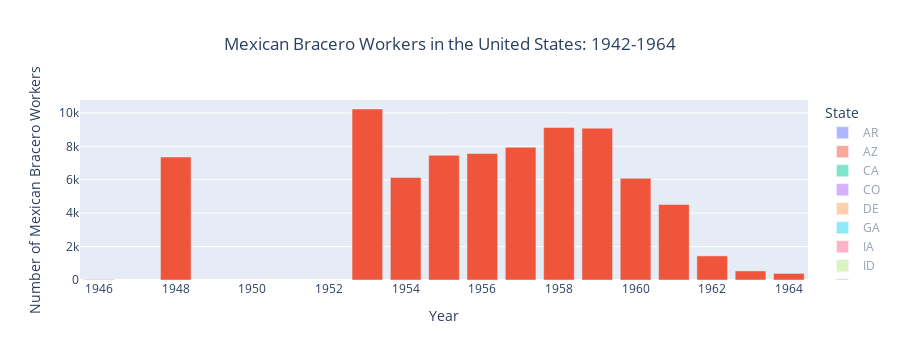

This figure's notebook cell:
### Markdown cell above
This drop before the end of the Bracero Program can even be seen when looking only at the number of contracted Bracero Workers. Like with seasonal workers, the decline in Bracero workers started in around 1960. This could therefore explain why there was not a sharp drop in seasonal workers at the end of the Bracero Program, as the decrease in labor supply may not have been as sudden as works like the Clemens study imply.

### Code cell
mexican_df = farmworkers_df[farmworkers_df['Mexican'].notna()]
mexican_df = mexican_df[mexican_df['Mexican'] > 0.0]
mexican_df = mexican_df[mexican_df['Year'] < 1965]
mexican_total = mexican_df.groupby(['State', 'Year'])['Mexican'].mean().reset_index()

bracerofig = px.bar(mexican_total, x='Year', y='Mexican', color='State', title='Mexican Bracero Workers in the United States: 1942-1964',
                   labels={'Mexican': 'Number of Mexican Bracero Workers'})
bracerofig.update_layout(title={'x':0.5, 'xanchor': 'center'})
bracerofig.show()

### Figure 1 — Plotly figure (JSON) as saved in the notebook; plotly's stock layout.template omitted (floating-point values rounded to 4 significant figures)
{"data": [{"alignmentgroup": "True", "hovertemplate": "State=AR<br>Year=%{x}<br>Number of Mexican Bracero Workers=%{y}<extra></extra>", "legendgroup": "AR", "marker": {"color": "#636efa", "pattern": {"shape": ""}}, "name": "AR", "offsetgroup": "AR", "orientation": "v", "showlegend": true, "textposition": "auto", "type": "bar", "visible": "legendonly", "x": [1951, 1952, 1953, 1954, 1955, 1956, 1957, 1958, 1959, 1960, 1961, 1962, 1963, 1964], "xaxis": "x", "y": [10950, 7823.0, 7084.0, 6071.0, 7804.0, 10730.0, 8229, 4834.0, 13680.0, 11000.0, 7742.0, 3330, 2756.0, 1509.0], "yaxis": "y"}, {"alignmentgroup": "True", "hovertemplate": "State=AZ<br>Year=%{x}<br>Number of Mexican Bracero Workers=%{y}<extra></extra>", "legendgroup": "AZ", "marker": {"color": "#EF553B", "pattern": {"shape": ""}}, "name": "AZ", "offsetgroup": "AZ", "orientation": "v", "showlegend": true, "textposition": "auto", "type": "bar", "visible": "legendonly", "x": [1943, 1944, 1945, 1946, 1947, 1948, 1949, 1950, 1951, 1952, 1953, 1954, 1955, 1956, 1957, 1958, 1959, 1960, 1961, 1962, 1963, 1964], "xaxis": "x", "y": [1293.0, 1208.0, 1672.0, 1281.0, 900.5, 187.2, 6200, 1225, 4208.0, 6658.0, 6082.0, 6576.0, 7055.0, 9256.0, 8850.0, 11660.0, 10470.0, 9118.0, 7295.0, 4938.0, 4296, 3730.0], "yaxis": "y"}, {"alignmentgroup": "True", "hovertemplate": "State=CA<br>Year=%{x}<br>Number of Mexican Bracero Workers=%{y}<extra></extra>", "legendgroup": "CA", "marker": {"color": "#00cc96", "pattern": {"shape": ""}}, "name": "CA", "offsetgroup": "CA", "orientation": "v", "showlegend": true, "textposition": "auto", "type": "bar", "visible": "legendonly", "x": [1943, 1944, 1945, 1946, 1947, 1948, 1949, 1950, 1951, 1952, 1953, 1954, 1955, 1956, 1957, 1958, 1959, 1960, 1961, 1962, 1963, 1964], "xaxis": "x", "y": [20180.0, 24250.0, 25930.0, 16750.0, 11410.0, 7783.0, 4858.0, 7475, 18600, 23010.0, 25260.0, 28830.0, 48325, 59840.0, 62050.0, 55780.0, 52830.0, 50780.0, 43270, 39880.0, 26690.0, 26770.0], "yaxis": "y"}, {"alignmentgroup": "True", "hovertemplate": "State=CO<br>Year=%{x}<br>Number of Mexican Bracero Workers=%{y}<extra></extra>", "legendgroup": "CO", "marker": {"color": "#ab63fa", "pattern": {"shape": ""}}, "name": "CO", "offsetgroup": "CO", "orientation": "v", "showlegend": true, "textposition": "auto", "type": "bar", "visible": "legendonly", "x": [1943, 1944, 1945, 1946, 1947, 1949, 1950, 1953, 1954, 1955, 1956, 1957, 1958, 1959, 1960, 1961, 1962, 1963, 1964], "xaxis": "x", "y": [578.9, 1449.0, 1114.0, 793.2, 518, 234, 812, 710.4, 659.2, 1200, 1784.0, 1924.0, 1762.0, 2167.0, 2232.0, 3033.0, 3192.0, 2811.0, 2625.0], "yaxis": "y"}, {"alignmentgroup": "True", "hovertemplate": "State=DE<br>Year=%{x}<br>Number of Mexican Bracero Workers=%{y}<extra></extra>", "legendgroup": "DE", "marker": {"color": "#FFA15A", "pattern": {"shape": ""}}, "name": "DE", "offsetgroup": "DE", "orientation": "v", "showlegend": true, "textposition": "auto", "type": "bar", "visible": "legendonly", "x": [1957], "xaxis": "x", "y": [115], "yaxis": "y"}, {"alignmentgroup": "True", "hovertemplate": "State=GA<br>Year=%{x}<br>Number of Mexican Bracero Workers=%{y}<extra></extra>", "legendgroup": "GA", "marker": {"color": "#19d3f3", "pattern": {"shape": ""}}, "name": "GA", "offsetgroup": "GA", "orientation": "v", "showlegend": true, "textposition": "auto", "type": "bar", "visible": "legendonly", "x": [1953, 1954, 1955, 1956, 1957, 1958, 1959, 1960, 1961], "xaxis": "x", "y": [1152, 212.5, 242.3, 646.7, 888, 439, 821, 644.5, 763.5], "yaxis": "y"}, {"alignmentgroup": "True", "hovertemplate": "State=IA<br>Year=%{x}<br>Number of Mexican Bracero Workers=%{y}<extra></extra>", "legendgroup": "IA", "marker": {"color": "#FF6692", "pattern": {"shape": ""}}, "name": "IA", "offsetgroup": "IA", "orientation": "v", "showlegend": true, "textposition": "auto", "type": "bar", "visible": "legendonly", "x": [1944, 1945, 1946, 1947, 1953, 1956, 1957, 1958, 1959, 1960, 1961, 1962], "xaxis": "x", "y": [329.2, 292.7, 423.4, 172.6, 40, 30.67, 32, 44, 48.33, 70.67, 193, 98.5], "yaxis": "y"}, {"alignmentgroup": "True", "hovertemplate": "State=ID<br>Year=%{x}<br>Number of Mexican Bracero Workers=%{y}<extra></extra>", "legendgroup": "ID", "marker": {"color": "#B6E880", "pattern": {"shape": ""}}, "name": "ID", "offsetgroup": "ID", "orientation": "v", "showlegend": true, "textposition": "auto", "type": "bar", "visible": "legendonly", "x": [1943, 1944, 1945, 1946, 1947, 1953, 1954, 1955, 1956, 1957], "xaxis": "x", "y": [622.5, 1463.0, 2013.0, 1519, 1957.0, 223.8, 159.4, 179.2, 177.2, 127.2], "yaxis": "y"}, {"alignmentgroup": "True", "hovertemplate": "State=IL<br>Year=%{x}<br>Number of Mexican Bracero Workers=%{y}<extra></extra>", "legendgroup": "IL", "marker": {"color": "#FF97FF", "pattern": {"shape": ""}}, "name": "IL", "offsetgroup": "IL", "orientation": "v", "showlegend": true, "textposition": "auto", "type": "bar", "visible": "legendonly", "x": [1944, 1945, 1946, 1947, 1953, 1954, 1955, 1956, 1957, 1958, 1959, 1960, 1961, 1962, 1963], "xaxis": "x", "y": [576.8, 312.7, 379.1, 269.2, 24.6, 74.57, 159, 140.7, 150, 112.3, 82.5, 123, 47.5, 113, 35], "yaxis": "y"}, {"alignmentgroup": "True", "hovertemplate": "State=IN<br>Year=%{x}<br>Number of Mexican Bracero Workers=%{y}<extra></extra>", "legendgroup": "IN", "marker": {"color": "#FECB52", "pattern": {"shape": ""}}, "name": "IN", "offsetgroup": "IN", "orientation": "v", "showlegend": true, "textposition": "auto", "type": "bar", "visible": "legendonly", "x": [1944, 1945, 1946, 1947, 1952, 1953, 1954, 1955, 1956, 1957, 1958, 1959, 1960, 1961, 1962, 1963, 1964], "xaxis": "x", "y": [74.5, 191.1, 107.2, 86.88, 310, 210.2, 116.2, 166.5, 158, 255.2, 222, 187.4, 218.5, 293, 202.5, 185.5, 101], "yaxis": "y"}, {"alignmentgroup": "True", "hovertemplate": "State=KS<br>Year=%{x}<br>Number of Mexican Bracero Workers=%{y}<extra></extra>", "legendgroup": "KS", "marker": {"color": "#636efa", "pattern": {"shape": ""}}, "name": "KS", "offsetgroup": "KS", "orientation": "v", "showlegend": true, "textposition": "auto", "type": "bar", "visible": "legendonly", "x": [1943, 1944, 1945, 1946, 1947, 1956, 1957, 1958, 1959, 1960, 1961, 1962, 1963, 1964], "xaxis": "x", "y": [62.25, 218.9, 104.7, 180.6, 188.6, 28.67, 95, 39, 12.6, 14.17, 34, 78.5, 80.5, 143.3], "yaxis": "y"}, {"alignmentgroup": "True", "hovertemplate": "State=KY<br>Year=%{x}<br>Number of Mexican Bracero Workers=%{y}<extra></extra>", "legendgroup": "KY", "marker": {"color": "#EF553B", "pattern": {"shape": ""}}, "name": "KY", "offsetgroup": "KY", "orientation": "v", "showlegend": true, "textposition": "auto", "type": "bar", "visible": "legendonly", "x": [1953, 1956, 1957, 1958, 1959, 1960, 1961], "xaxis": "x", "y": [73.5, 193.5, 142.4, 96, 162.6, 94.25, 57], "yaxis": "y"}, {"alignmentgroup": "True", "hovertemplate": "State=LA<br>Year=%{x}<br>Number of Mexican Bracero Workers=%{y}<extra></extra>", "legendgroup": "LA", "marker": {"color": "#00cc96", "pattern": {"shape": ""}}, "name": "LA", "offsetgroup": "LA", "orientation": "v", "showlegend": true, "textposition": "auto", "type": "bar", "visible": "legendonly", "x": [1953], "xaxis": "x", "y": [245.7], "yaxis": "y"}, {"alignmentgroup": "True", "hovertemplate": "State=MI<br>Year=%{x}<br>Number of Mexican Bracero Workers=%{y}<extra></extra>", "legendgroup": "MI", "marker": {"color": "#ab63fa", "pattern": {"shape": ""}}, "name": "MI", "offsetgroup": "MI", "orientation": "v", "showlegend": true, "textposition": "auto", "type": "bar", "visible": "legendonly", "x": [1944, 1945, 1946, 1947, 1948, 1951, 1952, 1953, 1954, 1955, 1956, 1957, 1958, 1959, 1960, 1961, 1962, 1963, 1964], "xaxis": "x", "y": [1735, 2040, 1036.0, 54.55, 745.3, 1286.0, 1475.0, 1587.0, 2707.0, 2816.0, 4122.0, 5506.0, 3715, 4062.0, 4258.0, 4545.0, 3177.0, 4736.0, 3814.0], "yaxis": "y"}, {"alignmentgroup": "True", "hovertemplate": "State=MN<br>Year=%{x}<br>Number of Mexican Bracero Workers=%{y}<extra></extra>", "legendgroup": "MN", "marker": {"color": "#FFA15A", "pattern": {"shape": ""}}, "name": "MN", "offsetgroup": "MN", "orientation": "v", "showlegend": true, "textposition": "auto", "type": "bar", "visible": "legendonly", "x": [1943, 1944, 1945, 1946, 1947, 1953, 1954, 1955, 1956, 1957, 1958, 1959, 1960, 1961, 1962, 1963, 1964], "xaxis": "x", "y": [235.5, 612, 669.6, 1030.0, 990.9, 615.3, 138, 104, 155, 259.8, 100, 58, 49, 37.5, 29.33, 26.33, 14], "yaxis": "y"}, {"alignmentgroup": "True", "hovertemplate": "State=MO<br>Year=%{x}<br>Number of Mexican Bracero Workers=%{y}<extra></extra>", "legendgroup": "MO", "marker": {"color": "#19d3f3", "pattern": {"shape": ""}}, "name": "MO", "offsetgroup": "MO", "orientation": "v", "showlegend": true, "textposition": "auto", "type": "bar", "visible": "legendonly", "x": [1953, 1954, 1955, 1956, 1957, 1958, 1959, 1960], "xaxis": "x", "y": [1650, 1163.0, 906, 938.3, 227.5, 685, 497, 194.8], "yaxis": "y"}, {"alignmentgroup": "True", "hovertemplate": "State=MT<br>Year=%{x}<br>Number of Mexican Bracero Workers=%{y}<extra></extra>", "legendgroup": "MT", "marker": {"color": "#FF6692", "pattern": {"shape": ""}}, "name": "MT", "offsetgroup": "MT", "orientation": "v", "showlegend": true, "textposition": "auto", "type": "bar", "visible": "legendonly", "x": [1943, 1944, 1945, 1946, 1947, 1953, 1954, 1955, 1956, 1957, 1958, 1959, 1960, 1961, 1962, 1963, 1964], "xaxis": "x", "y": [1029.0, 1986.0, 1669.0, 1081.0, 986.7, 847, 877.7, 627.7, 1507, 2082.0, 831, 1217, 1002, 798.7, 1011.0, 981.7, 983.5], "yaxis": "y"}, {"alignmentgroup": "True", "hovertemplate": "State=NC<br>Year=%{x}<br>Number of Mexican Bracero Workers=%{y}<extra></extra>", "legendgroup": "NC", "marker": {"color": "#B6E880", "pattern": {"shape": ""}}, "name": "NC", "offsetgroup": "NC", "orientation": "v", "showlegend": true, "textposition": "auto", "type": "bar", "visible": "legendonly", "x": [1947], "xaxis": "x", "y": [330.3], "yaxis": "y"}, {"alignmentgroup": "True", "hovertemplate": "State=ND<br>Year=%{x}<br>Number of Mexican Bracero Workers=%{y}<extra></extra>", "legendgroup": "ND", "marker": {"color": "#FF97FF", "pattern": {"shape": ""}}, "name": "ND", "offsetgroup": "ND", "orientation": "v", "showlegend": true, "textposition": "auto", "type": "bar", "visible": "legendonly", "x": [1943, 1944, 1945, 1946, 1947, 1953, 1957, 1958, 1959, 1960, 1961], "xaxis": "x", "y": [199.5, 1503.0, 1036.0, 242.2, 58.22, 80, 170, 249, 36, 54, 108], "yaxis": "y"}, {"alignmentgroup": "True", "hovertemplate": "State=NE<br>Year=%{x}<br>Number of Mexican Bracero Workers=%{y}<extra></extra>", "legendgroup": "NE", "marker": {"color": "#FECB52", "pattern": {"shape": ""}}, "name": "NE", "offsetgroup": "NE", "orientation": "v", "showlegend": true, "textposition": "auto", "type": "bar", "visible": "legendonly", "x": [1943, 1944, 1945, 1946, 1947, 1953, 1954, 1955, 1956, 1957, 1958, 1959, 1960, 1961, 1962, 1963, 1964], "xaxis": "x", "y": [182.5, 425.7, 684.3, 663.8, 505.9, 698, 209.5, 123.9, 450.8, 896.7, 1202.0, 1072, 811.3, 765.3, 702, 681.8, 546.3], "yaxis": "y"}, {"alignmentgroup": "True", "hovertemplate": "State=NH<br>Year=%{x}<br>Number of Mexican Bracero Workers=%{y}<extra></extra>", "legendgroup": "NH", "marker": {"color": "#636efa", "pattern": {"shape": ""}}, "name": "NH", "offsetgroup": "NH", "orientation": "v", "showlegend": true, "textposition": "auto", "type": "bar", "visible": "legendonly", "x": [1956], "xaxis": "x", "y": [79], "yaxis": "y"}, {"alignmentgroup": "True", "hovertemplate": "State=NM<br>Year=%{x}<br>Number of Mexican Bracero Workers=%{y}<extra></extra>", "legendgroup": "NM", "marker": {"color": "#EF553B", "pattern": {"shape": ""}}, "name": "NM", "offsetgroup": "NM", "orientation": "v", "showlegend": true, "textposition": "auto", "type": "bar", "visible": true, "x": [1946, 1948, 1953, 1954, 1955, 1956, 1957, 1958, 1959, 1960, 1961, 1962, 1963, 1964], "xaxis": "x", "y": [22.38, 7356, 10230.0, 6132.0, 7463.0, 7571.0, 7945, 9125.0, 9087.0, 6082.0, 4514.0, 1443.0, 543.8, 393.6], "yaxis": "y"}, {"alignmentgroup": "True", "hovertemplate": "State=NV<br>Year=%{x}<br>Number of Mexican Bracero Workers=%{y}<extra></extra>", "legendgroup": "NV", "marker": {"color": "#00cc96", "pattern": {"shape": ""}}, "name": "NV", "offsetgroup": "NV", "orientation": "v", "showlegend": true, "textposition": "auto", "type": "bar", "visible": "legendonly", "x": [1943, 1944, 1945, 1946, 1947, 1953, 1954, 1955, 1956, 1957, 1958, 1959, 1960, 1961, 1962, 1963], "xaxis": "x", "y": [281.1, 304.5, 443.4, 220, 119.1, 82, 60, 43, 22.33, 31, 39.57, 37.71, 60.86, 25.14, 29, 29], "yaxis": "y"}, {"alignmentgroup": "True", "hovertemplate": "State=NY<br>Year=%{x}<br>Number of Mexican Bracero Workers=%{y}<extra></extra>", "legendgroup": "NY", "marker": {"color": "#ab63fa", "pattern": {"shape": ""}}, "name": "NY", "offsetgroup": "NY", "orientation": "v", "showlegend": true, "textposition": "auto", "type": "bar", "visible": "legendonly", "x": [1947], "xaxis": "x", "y": [173.7], "yaxis": "y"}, {"alignmentgroup": "True", "hovertemplate": "State=OH<br>Year=%{x}<br>Number of Mexican Bracero Workers=%{y}<extra></extra>", "legendgroup": "OH", "marker": {"color": "#FFA15A", "pattern": {"shape": ""}}, "name": "OH", "offsetgroup": "OH", "orientation": "v", "showlegend": true, "textposition": "auto", "type": "bar", "visible": "legendonly", "x": [1944, 1945, 1956, 1957], "xaxis": "x", "y": [129, 80.75, 50, 64], "yaxis": "y"}, {"alignmentgroup": "True", "hovertemplate": "State=OR<br>Year=%{x}<br>Number of Mexican Bracero Workers=%{y}<extra></extra>", "legendgroup": "OR", "marker": {"color": "#19d3f3", "pattern": {"shape": ""}}, "name": "OR", "offsetgroup": "OR", "orientation": "v", "showlegend": true, "textposition": "auto", "type": "bar", "visible": "legendonly", "x": [1943, 1944, 1945, 1946, 1947, 1952, 1953, 1955, 1956, 1957, 1958, 1959, 1960, 1961, 1962, 1963, 1964], "xaxis": "x", "y": [1537.0, 1894.0, 1786.0, 901.8, 486, 425.2, 159, 590.5, 349.6, 205, 199, 359, 349, 327, 234, 67, 187], "yaxis": "y"}, {"alignmentgroup": "True", "hovertemplate": "State=SD<br>Year=%{x}<br>Number of Mexican Bracero Workers=%{y}<extra></extra>", "legendgroup": "SD", "marker": {"color": "#FF6692", "pattern": {"shape": ""}}, "name": "SD", "offsetgroup": "SD", "orientation": "v", "showlegend": true, "textposition": "auto", "type": "bar", "visible": "legendonly", "x": [1943, 1944, 1945, 1946, 1947, 1953, 1954, 1955, 1956, 1957, 1958, 1959, 1960, 1961, 1962, 1963, 1964], "xaxis": "x", "y": [73.62, 308.2, 340.5, 204.8, 144.8, 185, 209.5, 111, 202, 296, 167.5, 216, 229, 125.5, 84, 49, 51], "yaxis": "y"}, {"alignmentgroup": "True", "hovertemplate": "State=TN<br>Year=%{x}<br>Number of Mexican Bracero Workers=%{y}<extra></extra>", "legendgroup": "TN", "marker": {"color": "#B6E880", "pattern": {"shape": ""}}, "name": "TN", "offsetgroup": "TN", "orientation": "v", "showlegend": true, "textposition": "auto", "type": "bar", "visible": "legendonly", "x": [1953, 1954, 1955, 1956, 1957, 1958, 1959, 1960, 1961, 1962], "xaxis": "x", "y": [749.5, 315, 548.7, 376.2, 453.2, 269.8, 503.2, 478.8, 331, 165], "yaxis": "y"}, {"alignmentgroup": "True", "hovertemplate": "State=TX<br>Year=%{x}<br>Number of Mexican Bracero Workers=%{y}<extra></extra>", "legendgroup": "TX", "marker": {"color": "#FF97FF", "pattern": {"shape": ""}}, "name": "TX", "offsetgroup": "TX", "orientation": "v", "showlegend": true, "textposition": "auto", "type": "bar", "visible": "legendonly", "x": [1953, 1954, 1955, 1956, 1957, 1958, 1959, 1960, 1961, 1962, 1963, 1964], "xaxis": "x", "y": [23680.0, 42490.0, 59150, 62050.0, 58360.0, 75889, 81808, 60500.0, 55130.0, 17185, 8907.0, 6895], "yaxis": "y"}, {"alignmentgroup": "True", "hovertemplate": "State=UT<br>Year=%{x}<br>Number of Mexican Bracero Workers=%{y}<extra></extra>", "legendgroup": "UT", "marker": {"color": "#FECB52", "pattern": {"shape": ""}}, "name": "UT", "offsetgroup": "UT", "orientation": "v", "showlegend": true, "textposition": "auto", "type": "bar", "visible": "legendonly", "x": [1944, 1945, 1946, 1947, 1953, 1954, 1955, 1956, 1957, 1958, 1959, 1960, 1961, 1962, 1963, 1964], "xaxis": "x", "y": [516.2, 492.6, 410.3, 586.8, 234.2, 182, 217.7, 305.2, 461.3, 291.7, 335.6, 259.3, 208.3, 312, 291.3, 275.5], "yaxis": "y"}, {"alignmentgroup": "True", "hovertemplate": "State=WA<br>Year=%{x}<br>Number of Mexican Bracero Workers=%{y}<extra></extra>", "legendgroup": "WA", "marker": {"color": "#636efa", "pattern": {"shape": ""}}, "name": "WA", "offsetgroup": "WA", "orientation": "v", "showlegend": true, "textposition": "auto", "type": "bar", "visible": "legendonly", "x": [1943, 1944, 1945, 1946, 1947, 1953, 1954, 1955, 1956, 1957, 1960], "xaxis": "x", "y": [1115.0, 1823.0, 2342.0, 1175.0, 457.2, 605.1, 176.2, 271.5, 242.7, 451.2, 60], "yaxis": "y"}, {"alignmentgroup": "True", "hovertemplate": "State=WI<br>Year=%{x}<br>Number of Mexican Bracero Workers=%{y}<extra></extra>", "legendgroup": "WI", "marker": {"color": "#EF553B", "pattern": {"shape": ""}}, "name": "WI", "offsetgroup": "WI", "orientation": "v", "showlegend": true, "textposition": "auto", "type": "bar", "visible": "legendonly", "x": [1944, 1945, 1946, 1947, 1953, 1954, 1955, 1956, 1957, 1958, 1959, 1960, 1961, 1962, 1963, 1964], "xaxis": "x", "y": [344.5, 401, 448.8, 686.9, 351, 251.2, 251.4, 490.3, 424.9, 258.8, 275.8, 307.6, 197.8, 213, 279.8, 314.8], "yaxis": "y"}, {"alignmentgroup": "True", "hovertemplate": "State=WY<br>Year=%{x}<br>Number of Mexican Bracero Workers=%{y}<extra></extra>", "legendgroup": "WY", "marker": {"color": "#00cc96", "pattern": {"shape": ""}}, "name": "WY", "offsetgroup": "WY", "orientation": "v", "showlegend": true, "textposition": "auto", "type": "bar", "visible": "legendonly", "x": [1943, 1944, 1945, 1946, 1947, 1953, 1954, 1955, 1956, 1957, 1958, 1959, 1960, 1961, 1962, 1963, 1964], "xaxis": "x", "y": [273.9, 437.9, 247.2, 453, 258.6, 473, 281.2, 282, 523.8, 518.2, 394.8, 434.5, 351.2, 476, 396, 621.7, 592.3], "yaxis": "y"}], "layout": {"barmode": "relative", "height": 360, "legend": {"title": {"text": "State"}, "tracegroupgap": 0}, "title": {"text": "Mexican Bracero Workers in the United States: 1942-1964", "x": 0.5, "xanchor": "center"}, "xaxis": {"anchor": "y", "autorange": true, "domain": [0, 1], "range": [1946.0, 1964.0], "title": {"text": "Year"}, "type": "linear"}, "yaxis": {"anchor": "x", "autorange": true, "domain": [0, 1], "range": [0, 10770.0], "title": {"text": "Number of Mexican Bracero Workers"}, "type": "linear"}}}
